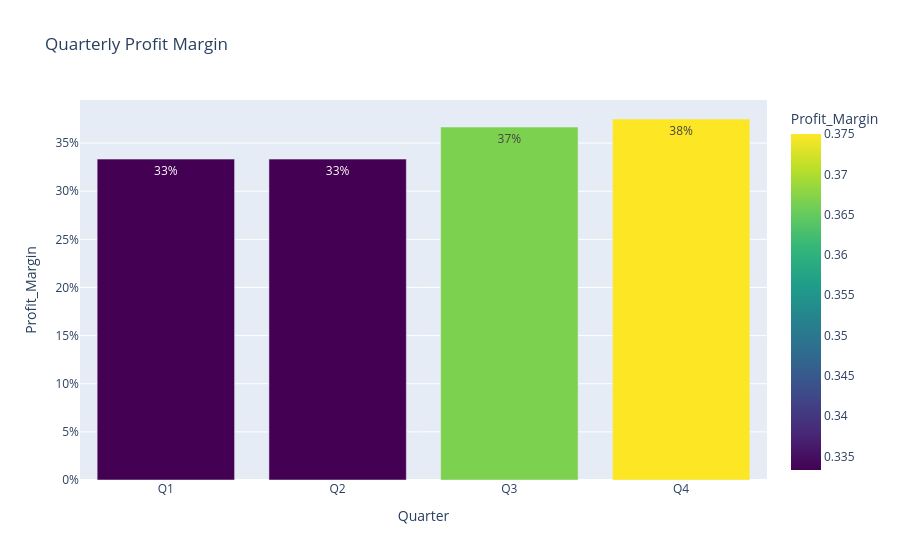
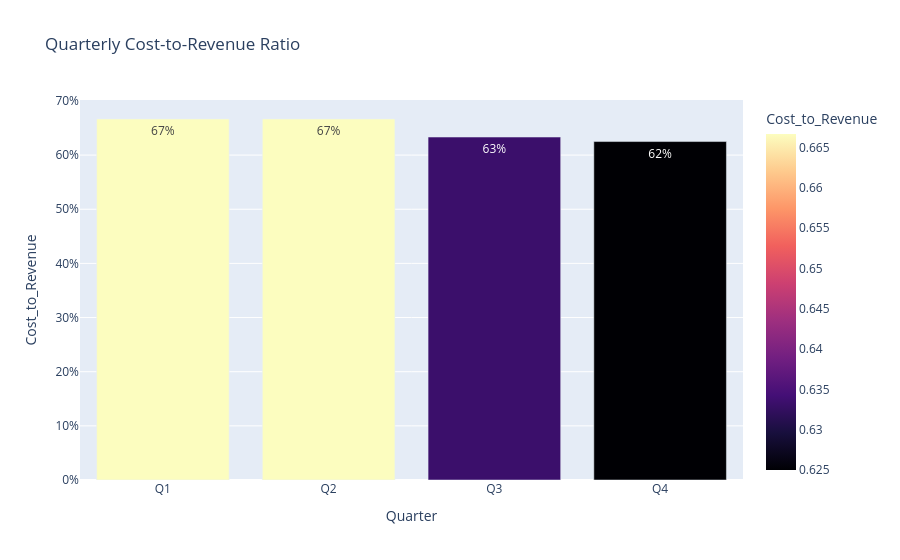

Write notebook code for charts like these, in order.
### Code cell
# ------------------------ Bar Charts for  Profit Margin & Cost-to-Revenue ----------------------------
# Profit Margin
fig_pm = px.bar(
    df, x="Quarter", y="Profit_Margin",
    text=df["Profit_Margin"].apply(lambda x: f"{x:.0%}"),
    color="Profit_Margin",
    color_continuous_scale="Viridis",
    title="Quarterly Profit Margin"
)
fig_pm.update_layout(yaxis_tickformat=".0%")
fig_pm.show()

# Cost-to-Revenue Ratio
fig_cr = px.bar(
    df, x="Quarter", y="Cost_to_Revenue",
    text=df["Cost_to_Revenue"].apply(lambda x: f"{x:.0%}"),
    color="Cost_to_Revenue",
    color_continuous_scale="Magma",
    title="Quarterly Cost-to-Revenue Ratio"
)
fig_cr.update_layout(yaxis_tickformat=".0%")
fig_cr.show()

### Figure 1 — Plotly figure (JSON) as saved in the notebook; plotly's stock layout.template omitted (floating-point values rounded to 4 significant figures)
{"data": [{"alignmentgroup": "True", "hovertemplate": "Quarter=%{x}<br>Profit_Margin=%{marker.color}<br>text=%{text}<extra></extra>", "legendgroup": "", "marker": {"color": [0.3333, 0.3333, 0.3667, 0.375], "coloraxis": "coloraxis", "pattern": {"shape": ""}}, "name": "", "offsetgroup": "", "orientation": "v", "showlegend": false, "text": ["33%", "33%", "37%", "38%"], "textposition": "auto", "type": "bar", "x": ["Q1", "Q2", "Q3", "Q4"], "xaxis": "x", "y": [0.3333, 0.3333, 0.3667, 0.375], "yaxis": "y"}], "layout": {"barmode": "relative", "coloraxis": {"colorbar": {"title": {"text": "Profit_Margin"}}, "colorscale": [[0, "#440154"], [0.1111, "#482878"], [0.2222, "#3e4989"], [0.3333, "#31688e"], [0.4444, "#26828e"], [0.5556, "#1f9e89"], [0.6667, "#35b779"], [0.7778, "#6ece58"], [0.8889, "#b5de2b"], [1, "#fde725"]]}, "legend": {"tracegroupgap": 0}, "title": {"text": "Quarterly Profit Margin"}, "xaxis": {"anchor": "y", "domain": [0, 1], "title": {"text": "Quarter"}}, "yaxis": {"anchor": "x", "domain": [0, 1], "tickformat": ".0%", "title": {"text": "Profit_Margin"}}}}

### Figure 2 — Plotly figure (JSON) as saved in the notebook; plotly's stock layout.template omitted (floating-point values rounded to 4 significant figures)
{"data": [{"alignmentgroup": "True", "hovertemplate": "Quarter=%{x}<br>Cost_to_Revenue=%{marker.color}<br>text=%{text}<extra></extra>", "legendgroup": "", "marker": {"color": [0.6667, 0.6667, 0.6333, 0.625], "coloraxis": "coloraxis", "pattern": {"shape": ""}}, "name": "", "offsetgroup": "", "orientation": "v", "showlegend": false, "text": ["67%", "67%", "63%", "62%"], "textposition": "auto", "type": "bar", "x": ["Q1", "Q2", "Q3", "Q4"], "xaxis": "x", "y": [0.6667, 0.6667, 0.6333, 0.625], "yaxis": "y"}], "layout": {"barmode": "relative", "coloraxis": {"colorbar": {"title": {"text": "Cost_to_Revenue"}}, "colorscale": [[0, "#000004"], [0.1111, "#180f3d"], [0.2222, "#440f76"], [0.3333, "#721f81"], [0.4444, "#9e2f7f"], [0.5556, "#cd4071"], [0.6667, "#f1605d"], [0.7778, "#fd9668"], [0.8889, "#feca8d"], [1, "#fcfdbf"]]}, "legend": {"tracegroupgap": 0}, "title": {"text": "Quarterly Cost-to-Revenue Ratio"}, "xaxis": {"anchor": "y", "domain": [0, 1], "title": {"text": "Quarter"}}, "yaxis": {"anchor": "x", "domain": [0, 1], "tickformat": ".0%", "title": {"text": "Cost_to_Revenue"}}}}
